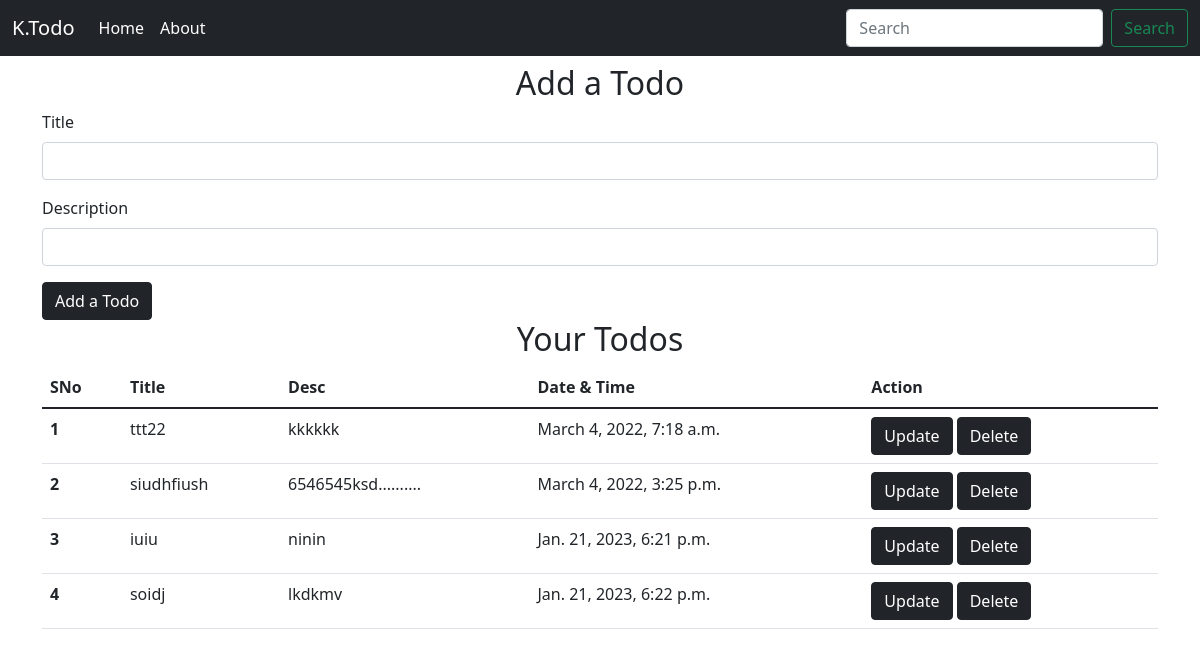
The page / on the database its author committed.
### app/models.py (models this page shows, shortened)
class Todo(models.Model):
    title = models.CharField(max_length=100)
    desc = models.TextField()
    date_time = models.DateTimeField(auto_now_add=True)

### app/views.py (the view, shortened to what this page needs)
# urls.py: path('', views.HomeView.as_view(), name="home"),
class HomeView(View):
    def get(self, request):
        todo = Todo.objects.all()
        return render(request, "home.html", {'todo':todo})

### templates/home.html (shortened to what this page needs)
{% extends 'base.html' %}
{% block body %}
<div class="container my-2">
    <h2 class="text-center">Add a Todo</h2>
    <form method="post">
        <div class="mb-3">
          <label for="exampleInputEmail1" class="form-label">Title</label>
          <input type="text" class="form-control" id="title" name="title">
        </div>
        <div class="mb-3">
          <label for="exampleInputPassword1" class="form-label">Description</label>
          <input type="text" class="form-control" id="desc" name="desc">
        </div>
        <button type="submit" class="btn btn-dark">Add a Todo</button>
      </form>
      <h2 class="text-center">Your Todos</h2>
      <table class="table">
        <thead>
          <tr>
            <th scope="col">SNo</th>
            <th scope="col">Title</th>
            <th scope="col">Desc</th>
            <th scope="col">Date & Time</th>
            <th scope="col">Action</th>
          </tr>
        </thead>
        <tbody>
            {% for td in todo %}
          <tr>
            <th scope="row">{{forloop.counter}}</th>
            <td>{{td.title}}</td>
            <td>{{td.desc}}</td>
            <td>{{td.date_time}}</td>
            <td>
            <a href="/update/{{td.pk}}"><button type="button" class="btn btn-dark">Update</button></a>
            <a href="/delete/{{td.pk}}"><button type="button" class="btn btn-dark">Delete</button></a>
            </td>
          </tr>
          {% endfor %}
        </tbody>
      </table>
</div>
{% endblock body %}

### templates/base.html (shortened to what this page needs)
<!doctype html>
<html lang="en">
  <head>
    <link href="https://cdn.jsdelivr.net/npm/bootstrap@5.1.3/dist/css/bootstrap.min.css" rel="stylesheet">
  </head>
  <body>
    <nav class="navbar navbar-expand-lg navbar-dark bg-dark">
        <div class="container-fluid">
          <a class="navbar-brand" href="/">K.Todo</a>
          <div class="collapse navbar-collapse" id="navbarSupportedContent">
            <ul class="navbar-nav me-auto mb-2 mb-lg-0">
              <li class="nav-item">
                <a class="nav-link active" aria-current="page" href="/">Home</a>
              </li>
              <li class="nav-item">
                <a class="nav-link active" href="/about">About</a>
              </li>
            </ul>
            <form class="d-flex">
              <input class="form-control me-2" type="search" placeholder="Search" aria-label="Search">
              <button class="btn btn-outline-success" type="submit">Search</button>
            </form>
          </div>
        </div>
      </nav>
      {% block body %}
      {% endblock body %}
  </body>
</html>

### rows shown on the page
Todo: title "ttt22", desc "kkkkkk", date_time "March 4, 2022, 7:18 a.m."
Todo: title "siudhfiush", desc "6546545ksd..........", date_time "March 4, 2022, 3:25 p.m."
Todo: title "iuiu", desc "ninin", date_time "Jan. 21, 2023, 6:21 p.m."
Todo: title "soidj", desc "lkdkmv", date_time "Jan. 21, 2023, 6:22 p.m."
